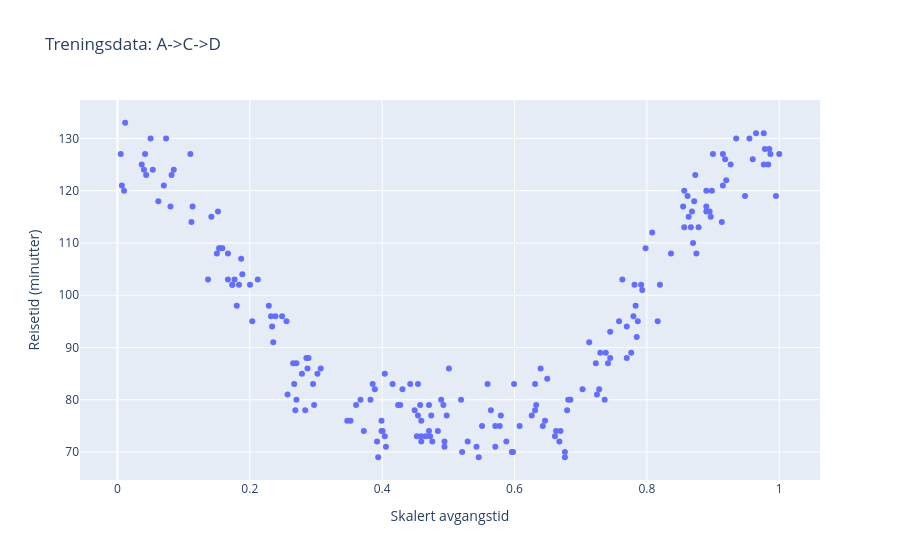
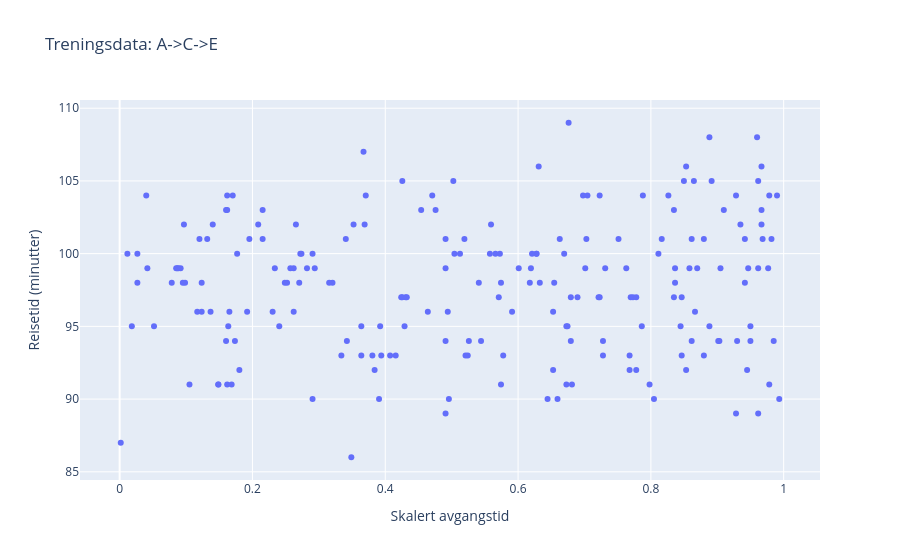
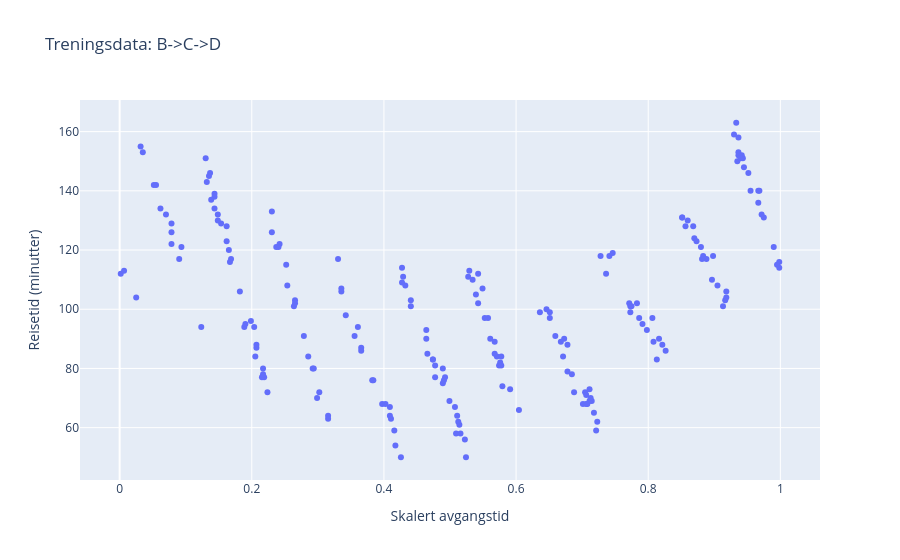
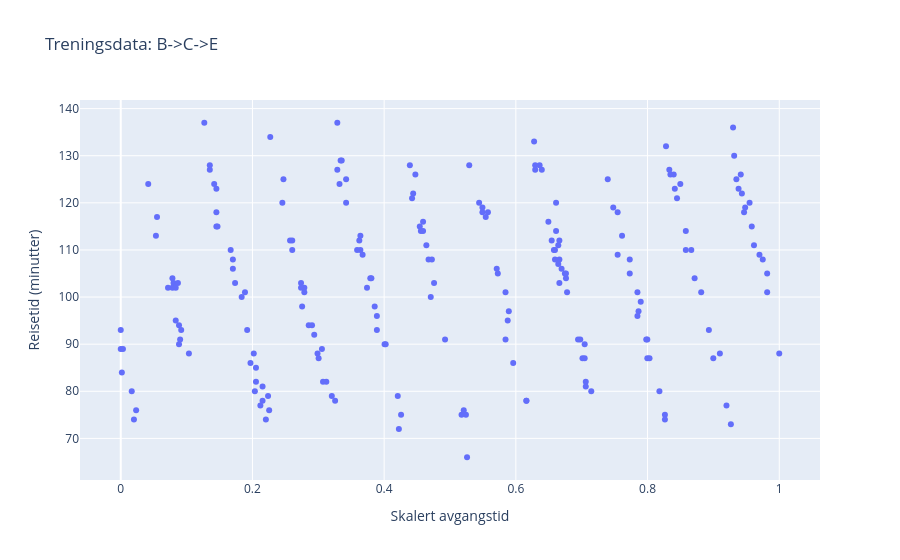

Notebook cell for these charts, in order:
### Code cell
import plotly.express as px

for route, data in train_dfs.items():
    fig = px.scatter(
        data,
        x="x",
        y="y",
        title=f"Treningsdata: {route}",
        labels={
            "x": "Skalert avgangstid",
            "y": "Reisetid (minutter)"
        },
        hover_data=["departure_minutes"]
    )

    fig.show(renderer="vscode")

### Figure 1 — Plotly figure (JSON) as saved in the notebook; plotly's stock layout.template omitted (floating-point values rounded to 4 significant figures; data arrays with more than 128 entries replaced by an {"elided": "..."} marker saying what was removed)
{"data": [{"customdata": {"elided": "202x1 int values"}, "hovertemplate": "Skalert avgangstid=%{x}<br>Reisetid (minutter)=%{y}<br>departure_minutes=%{customdata[0]}<extra></extra>", "legendgroup": "", "marker": {"color": "#636efa", "symbol": "circle"}, "mode": "markers", "name": "", "orientation": "v", "showlegend": false, "type": "scatter", "x": {"elided": "202 float values"}, "xaxis": "x", "y": {"elided": "202 float values"}, "yaxis": "y"}], "layout": {"legend": {"tracegroupgap": 0}, "title": {"text": "Treningsdata: A->C->D"}, "xaxis": {"anchor": "y", "domain": [0, 1], "title": {"text": "Skalert avgangstid"}}, "yaxis": {"anchor": "x", "domain": [0, 1], "title": {"text": "Reisetid (minutter)"}}}}

### Figure 2 — Plotly figure (JSON) as saved in the notebook; plotly's stock layout.template omitted (floating-point values rounded to 4 significant figures; data arrays with more than 128 entries replaced by an {"elided": "..."} marker saying what was removed)
{"data": [{"customdata": {"elided": "210x1 int values"}, "hovertemplate": "Skalert avgangstid=%{x}<br>Reisetid (minutter)=%{y}<br>departure_minutes=%{customdata[0]}<extra></extra>", "legendgroup": "", "marker": {"color": "#636efa", "symbol": "circle"}, "mode": "markers", "name": "", "orientation": "v", "showlegend": false, "type": "scatter", "x": {"elided": "210 float values"}, "xaxis": "x", "y": {"elided": "210 float values"}, "yaxis": "y"}], "layout": {"legend": {"tracegroupgap": 0}, "title": {"text": "Treningsdata: A->C->E"}, "xaxis": {"anchor": "y", "domain": [0, 1], "title": {"text": "Skalert avgangstid"}}, "yaxis": {"anchor": "x", "domain": [0, 1], "title": {"text": "Reisetid (minutter)"}}}}

### Figure 3 — Plotly figure (JSON) as saved in the notebook; plotly's stock layout.template omitted (floating-point values rounded to 4 significant figures; data arrays with more than 128 entries replaced by an {"elided": "..."} marker saying what was removed)
{"data": [{"customdata": {"elided": "207x1 int values"}, "hovertemplate": "Skalert avgangstid=%{x}<br>Reisetid (minutter)=%{y}<br>departure_minutes=%{customdata[0]}<extra></extra>", "legendgroup": "", "marker": {"color": "#636efa", "symbol": "circle"}, "mode": "markers", "name": "", "orientation": "v", "showlegend": false, "type": "scatter", "x": {"elided": "207 float values"}, "xaxis": "x", "y": {"elided": "207 float values"}, "yaxis": "y"}], "layout": {"legend": {"tracegroupgap": 0}, "title": {"text": "Treningsdata: B->C->D"}, "xaxis": {"anchor": "y", "domain": [0, 1], "title": {"text": "Skalert avgangstid"}}, "yaxis": {"anchor": "x", "domain": [0, 1], "title": {"text": "Reisetid (minutter)"}}}}

### Figure 4 — Plotly figure (JSON) as saved in the notebook; plotly's stock layout.template omitted (floating-point values rounded to 4 significant figures; data arrays with more than 128 entries replaced by an {"elided": "..."} marker saying what was removed)
{"data": [{"customdata": {"elided": "206x1 int values"}, "hovertemplate": "Skalert avgangstid=%{x}<br>Reisetid (minutter)=%{y}<br>departure_minutes=%{customdata[0]}<extra></extra>", "legendgroup": "", "marker": {"color": "#636efa", "symbol": "circle"}, "mode": "markers", "name": "", "orientation": "v", "showlegend": false, "type": "scatter", "x": {"elided": "206 float values"}, "xaxis": "x", "y": {"elided": "206 float values"}, "yaxis": "y"}], "layout": {"legend": {"tracegroupgap": 0}, "title": {"text": "Treningsdata: B->C->E"}, "xaxis": {"anchor": "y", "domain": [0, 1], "title": {"text": "Skalert avgangstid"}}, "yaxis": {"anchor": "x", "domain": [0, 1], "title": {"text": "Reisetid (minutter)"}}}}
